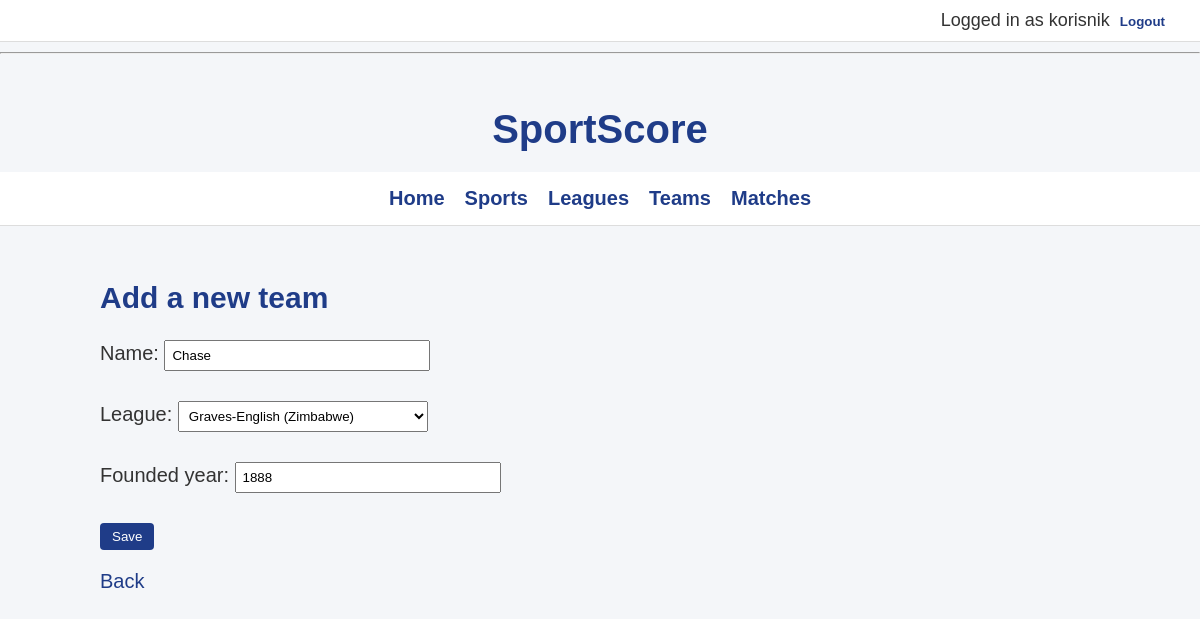
/main/teams/501/update (signed in), run on the app's committed database.
### main/models.py (models this page shows, shortened)
class Team(models.Model):
    name = models.CharField(max_length=100)
    league = models.ForeignKey(League, on_delete=models.CASCADE)
    founded_year = models.IntegerField()

class League(models.Model):
    name = models.CharField(max_length=100)
    country = models.CharField(max_length=100)
    sport = models.ForeignKey(Sport, on_delete=models.CASCADE)
    def __str__(self):
        return f"{self.name} ({self.country})"

### main/views.py (the view)
# urls.py: path('teams/<int:pk>/update', TeamUpdateView.as_view(), name='team-update'),
class TeamUpdateView(LoginRequiredMixin, UpdateView):
    model = Team
    form_class = TeamForm
    template_name = 'main/team_form.html'
    success_url = reverse_lazy('main:teams')

### main/forms.py
class TeamForm(forms.ModelForm):
    class Meta:
        model = Team
        fields = ['name', 'league', 'founded_year']

### templates/main/team_form.html (shortened to what this page needs)
{% extends "base_generic.html" %}
{% block content %}
<h2>Add a new team</h2>
<form method="post">
    {{ form.as_p }}
    <button type="submit">Save</button>
</form>
<a href="{% url 'main:teams' %}">Back</a>
{% endblock %}

### templates/base_generic.html (shortened to what this page needs)
<!DOCTYPE html>
<html lang="en">
<head>
    {% load static %}
    <link rel="stylesheet" href="{% static 'css/style.css' %}">
</head>
<body>
    <div class="auth-bar">
        {% if user.is_authenticated %}
            Logged in as {{ user.username }}
            <form method="post" action="{% url 'logout' %}" style="display:inline;">
                <button type="submit">Logout</button>
            </form>
        {% else %}
            <a href="{% url 'login' %}">Login</a> |
            <a href="{% url 'register' %}">Register</a>
        {% endif %}
    </div>
    <hr><br>
    <h1>SportScore</h1>
    <div id="sidebar">
        {% block sidebar %}
        <ul>
            <li><a href="/main">Home</a></li>
            <li><a href="/main/sports">Sports</a></li>
            <li><a href="/main/leagues">Leagues</a></li>
            <li><a href="/main/teams">Teams</a></li>
            <li><a href="/main/matches">Matches</a></li>
        </ul>
        {% endblock %}
    </div>
    <div class="content">
        {% block content %}
        {% endblock %}
    </div>
</body>
</html>

### main/static/css/style.css (style rules this page uses)
body { margin: 0; padding: 0; font-family: Arial, Helvetica, sans-serif; font-size: 20px; background-color: #f4f6f9; color: #333; }
h1 { text-align: center; margin-top: 20px; margin-bottom: 20px; color: #1f3c88; }
h2, h3, h4 { color: #1f3c88; }
a { color: #1f3c88; text-decoration: none; }
.auth-bar { padding: 10px 30px; background-color: #ffffff; border-bottom: 1px solid #ddd; text-align: right; font-size: 0.9em; }
.auth-bar a, .auth-bar form button { color: #1f3c88; background: none; border: none; font-weight: bold; cursor: pointer; padding: 0 5px; text-decoration: none; }
form button, button { background-color: #1f3c88; color: white; border: none; padding: 6px 12px; border-radius: 4px; cursor: pointer; }
#sidebar { width: 100%; background-color: #ffffff; padding: 15px 30px; border-bottom: 1px solid #ddd; box-sizing: border-box; }
#sidebar ul { list-style: none; padding: 0; margin: 0 auto; display: flex; gap: 20px; justify-content: center; }
#sidebar ul li { margin: 0; }
#sidebar ul li a { font-weight: bold; }
.content { margin: 0 auto; padding: 30px; max-width: 1000px; }
ul { padding-left: 20px; }
li { margin-bottom: 10px; }
form input[type="text"], form input[type="password"], form input[type="number"], form select { padding: 6px; width: 250px; margin-bottom: 10px; }
form { margin-bottom: 20px; }

### data on the page
Team: name "Chase", league "Graves-English (Zimbabwe)", founded_year "1888"

### other printed values
{{ user.username }} "korisnik"
